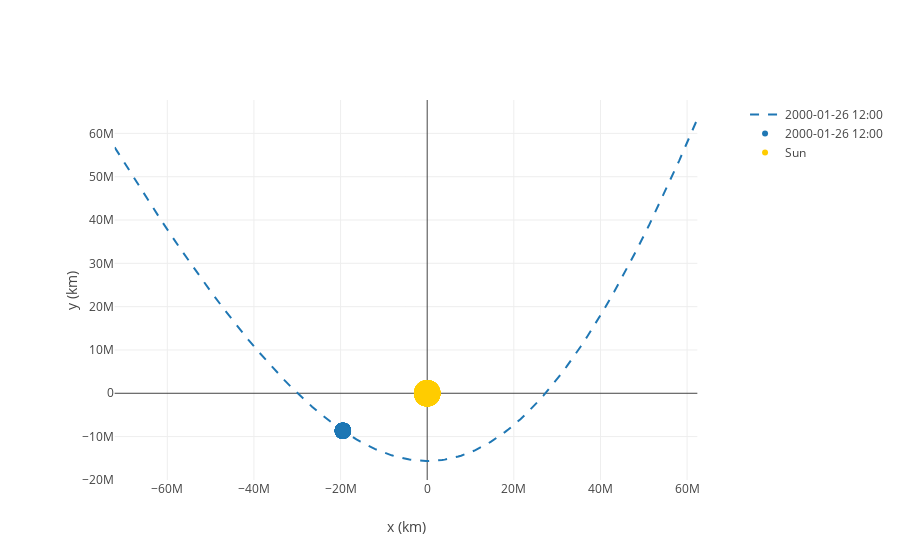

Notebook source saved alongside this figure:
### Code cell
a_2D_p = OrbitPlotter2D()
a_2D_p.plot(hyper_p)
a_2D_p.show()
